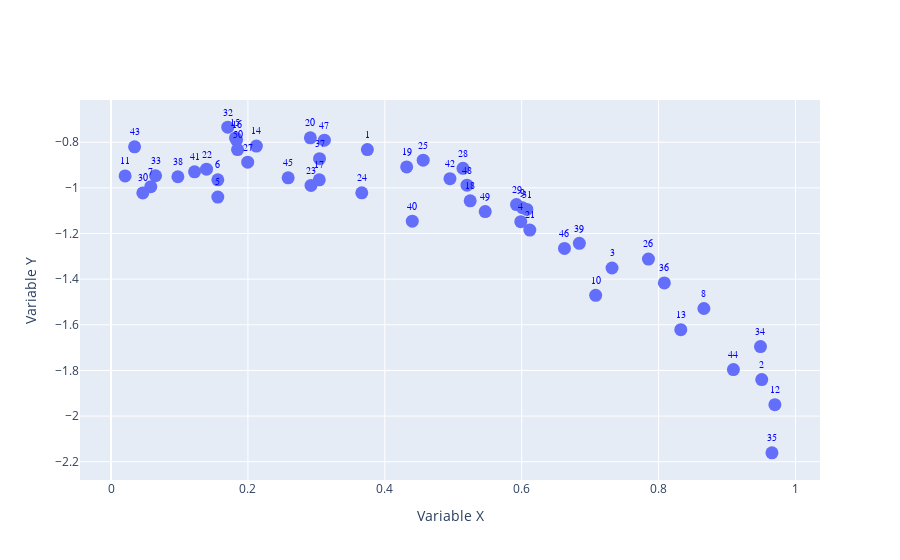

Here is the notebook cell this chart was saved with:
### Markdown cell above
##### Tracé des échantillons avec `plotly`

### Code cell
configure_plotly_browser_state()


trace = Scatter(
    x=X,
    y=Y,
    mode='markers+text',
    marker=dict(size=13),
    text=[f"{i+1}" for i in range(50)],
    textposition="top center",
    textfont=dict(
        family="bold",
        size=10,
        color="blue"
    ),
    name="Sample Data",
)

fig = dict(data=[trace], layout={})
fig['layout']['xaxis'] = dict(title='Variable X')
fig['layout']['yaxis'] = dict(title='Variable Y')

iplot(fig)

### Figure 1 — Plotly figure (JSON) as saved in the notebook; plotly's stock layout.template omitted (floating-point values rounded to 4 significant figures)
{"data": [{"marker": {"size": 13}, "mode": "markers+text", "name": "Sample Data", "text": ["1", "2", "3", "4", "5", "6", "7", "8", "9", "10", "11", "12", "13", "14", "15", "16", "17", "18", "19", "20", "21", "22", "23", "24", "25", "26", "27", "28", "29", "30", "31", "32", "33", "34", "35", "36", "37", "38", "39", "40", "41", "42", "43", "44", "45", "46", "47", "48", "49", "50"], "textfont": {"color": "blue", "family": "bold", "size": 10}, "textposition": "top center", "type": "scatter", "x": [0.3745, 0.9507, 0.732, 0.5987, 0.156, 0.156, 0.05808, 0.8662, 0.6011, 0.7081, 0.02058, 0.9699, 0.8324, 0.2123, 0.1818, 0.1834, 0.3042, 0.5248, 0.4319, 0.2912, 0.6119, 0.1395, 0.2921, 0.3664, 0.4561, 0.7852, 0.1997, 0.5142, 0.5924, 0.04645, 0.6075, 0.1705, 0.06505, 0.9489, 0.9656, 0.8084, 0.3046, 0.09767, 0.6842, 0.4402, 0.122, 0.4952, 0.03439, 0.9093, 0.2588, 0.6625, 0.3117, 0.5201, 0.5467, 0.1849], "y": [-0.8322, -1.84, -1.351, -1.148, -1.041, -0.9647, -0.9947, -1.529, -1.087, -1.471, -0.9479, -1.95, -1.621, -0.8167, -0.7812, -0.7907, -0.9648, -1.057, -0.9081, -0.7808, -1.185, -0.918, -0.9892, -1.022, -0.8787, -1.312, -0.8873, -0.9143, -1.073, -1.022, -1.095, -0.7338, -0.947, -1.695, -2.161, -1.416, -0.8723, -0.9513, -1.243, -1.146, -0.9297, -0.9595, -0.8202, -1.796, -0.956, -1.266, -0.7911, -0.988, -1.104, -0.8322]}], "layout": {"xaxis": {"title": {"text": "Variable X"}}, "yaxis": {"title": {"text": "Variable Y"}}}}
